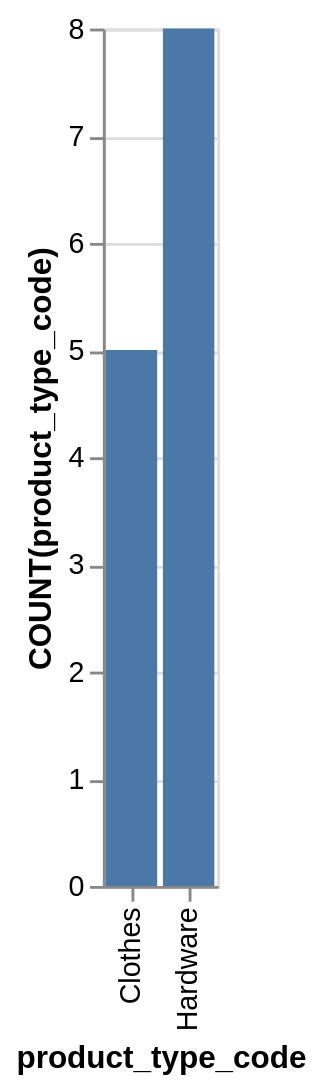

Here is the Vega-Lite specification saved for this chart:
### Vega-Lite specification from a JSON file in a GitHub repository (floating-point values rounded to 4 significant figures)
{"data": {"values": [{"x_data": "Clothes", "y_data": 5}, {"x_data": "Hardware", "y_data": 8}]}, "mark": "bar", "encoding": {"x": {"field": "x_data", "type": "nominal", "title": "product_type_code", "sort": "ascending"}, "y": {"field": "y_data", "type": "quantitative", "title": "COUNT(product_type_code)"}}}
